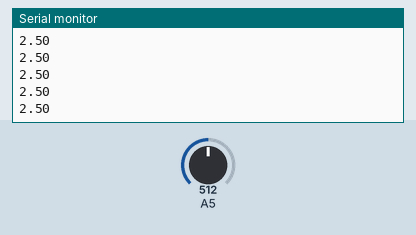
Recording of a sketch running on a simulated Arduino Uno, built with avr-gcc and run on an emulated ATmega328P. Shown: the last lines printed to the serial monitor. Inputs (shaded band) come from the test bench; at power-on: A5 = 512.

Above: at 1.2 s.
1.3 s: A5 set to 716
At 1.56 s:
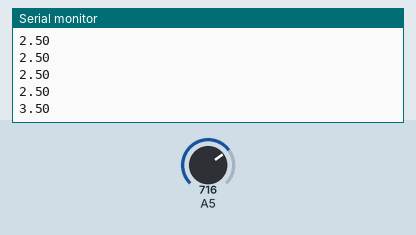
2.8 s: A5 set to 900
At 2.96 s:
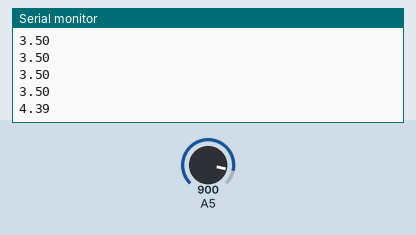
Timing chart, 0 to 5.8 s (numbered marks = the images above; inputs shaded):
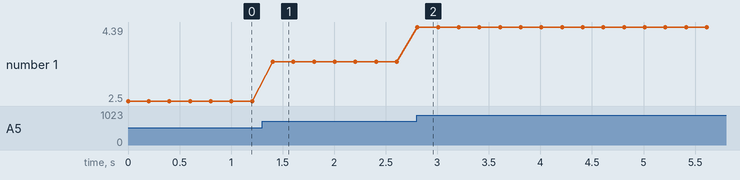

Measured:
- after the input at 1.3 s, the serial monitor: prints a new line after 0.10 s (image 1)
- after the input at 2.8 s, the serial monitor: prints a new line at once (image 2)
- plotted number 1: 2.5 → 3.5 after the input at 1.3 s, 3.5 → 4.39 after the input at 2.8 s

The sketch:

WejsciaAnalogowe3.ino
```cpp
#define REFRESH_RATE 200

const float RATIO = 5.0/1024.0;

void setup() {
  Serial.begin(9600);
}

void loop() {
  int input = analogRead(A5);
  float voltage = input * RATIO;
  Serial.println(voltage);
  delay(REFRESH_RATE);
}
```
